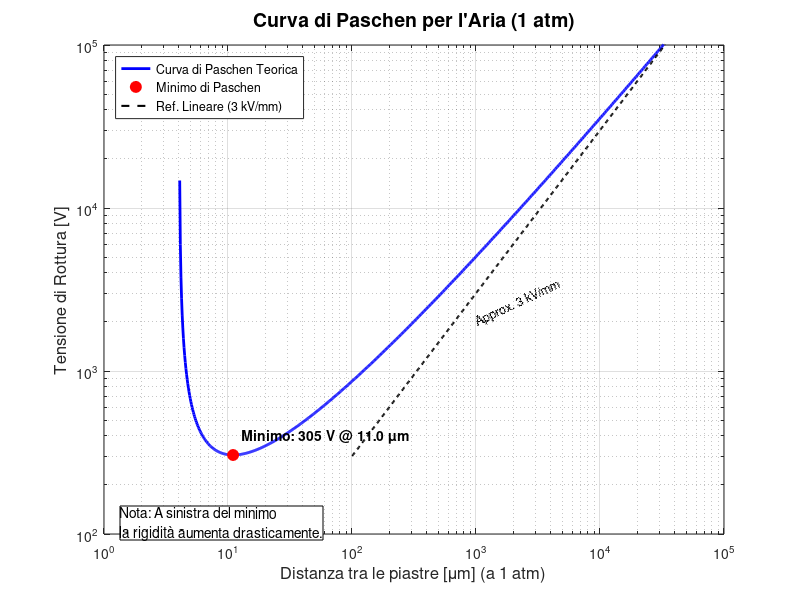

Reproduce this figure in MATLAB.
clear; clc; close all;

%% 1. Definizione delle Costanti Fisiche per l'Aria
% Costanti empiriche standard per l'aria (Townsend breakdown)
% A e B dipendono dal gas. Per l'aria secca:
A = 15;        % [cm^-1 * Torr^-1] Costante di saturazione ionizzazione
B = 365;       % [V * cm^-1 * Torr^-1] Costante legata all'energia di ionizzazione
gamma = 0.01;  % Coefficiente di seconda ionizzazione (varia tra 0.01 e 0.1 per l'aria)

% Pressione atmosferica standard
P_atm_Torr = 760; % 1 atm in Torr (mmHg)

%% 2. Definizione del vettore Distanza
% Creiamo un vettore logaritmico per la distanza d
% Da 1 micrometro (1e-4 cm) a 10 cm
d_cm = logspace(-4, 1, 1000); 

% Calcolo del prodotto (p * d)
% p in Torr, d in cm
pd = P_atm_Torr .* d_cm; 

%% 3. Calcolo della Tensione di Rottura (Legge di Paschen)
% Formula: V = (B * pd) / (ln(A * pd) - ln(ln(1 + 1/gamma)))

% Termine costante al denominatore: C = ln(ln(1 + 1/gamma))
C = log(log(1 + 1/gamma));

% Calcolo Vb (Breakdown Voltage)
numerator = B .* pd;
denominator = log(A .* pd) - C;

% Filtriamo i valori non fisici (dove il denominatore è <= 0)
% Questo accade per pd estremamente piccoli dove la formula di Townsend non regge
valid_indices = denominator > 0;
pd = pd(valid_indices);
d_cm = d_cm(valid_indices);
Vb = numerator(valid_indices) ./ denominator(valid_indices);

%% 4. Trovare il Minimo di Paschen
[V_min, min_index] = min(Vb);
d_min_cm = d_cm(min_index);
pd_min = pd(min_index);

fprintf('--- Risultati Minimo di Paschen ---\n');
fprintf('Tensione minima di breakdown: %.2f V\n', V_min);
fprintf('Distanza critica (a 1 atm):   %.2f micrometri\n', d_min_cm * 10000);
fprintf('Prodotto (p*d) al minimo:     %.3f Torr*cm\n', pd_min);

%% 5. Plotting
figure('Color', 'w');

% Plot principale (Log-Log)
loglog(d_cm * 10000, Vb, 'LineWidth', 2, 'Color', 'b'); 
hold on;

% Evidenziare il minimo
plot(d_min_cm * 10000, V_min, 'ro', 'MarkerFaceColor', 'r', 'MarkerSize', 8);
text(d_min_cm * 10000, V_min * 1.3, ...
    sprintf('  Minimo: %.0f V @ %.1f \\mum', V_min, d_min_cm*10000), ...
    'FontSize', 10, 'FontWeight', 'bold');

% Linea di riferimento classica 3 kV/mm (per confronto sul lato destro)
% V = 3000 V/mm * d
d_lin = d_cm(d_cm > 0.01); % Solo per d > 100 um
V_lin = 30000 * d_lin;     % 30 kV/cm
loglog(d_lin * 10000, V_lin, '--k', 'LineWidth', 1.5);
text(1000, 2000, 'Approx. 3 kV/mm', 'FontSize', 9, 'Rotation', 25);

% Formattazione Grafico
grid on; grid minor;
xlabel('Distanza tra le piastre [\mum] (a 1 atm)', 'FontSize', 12);
ylabel('Tensione di Rottura [V]', 'FontSize', 12);
title('Curva di Paschen per l''Aria (1 atm)', 'FontSize', 14);

% Limiti assi per migliore visualizzazione
xlim([1, 100000]); % Da 1 um a 10 cm (100,000 um)
ylim([100, 100000]); 

legend('Curva di Paschen Teorica', 'Minimo di Paschen', 'Ref. Lineare (3 kV/mm)', ...
    'Location', 'northwest');

annotation('textbox', [0.15, 0.1, 0.3, 0.1], 'String', ...
    {'Nota: A sinistra del minimo', 'la rigidità aumenta drasticamente.'}, ...
    'FitBoxToText', 'on', 'BackgroundColor', 'white');